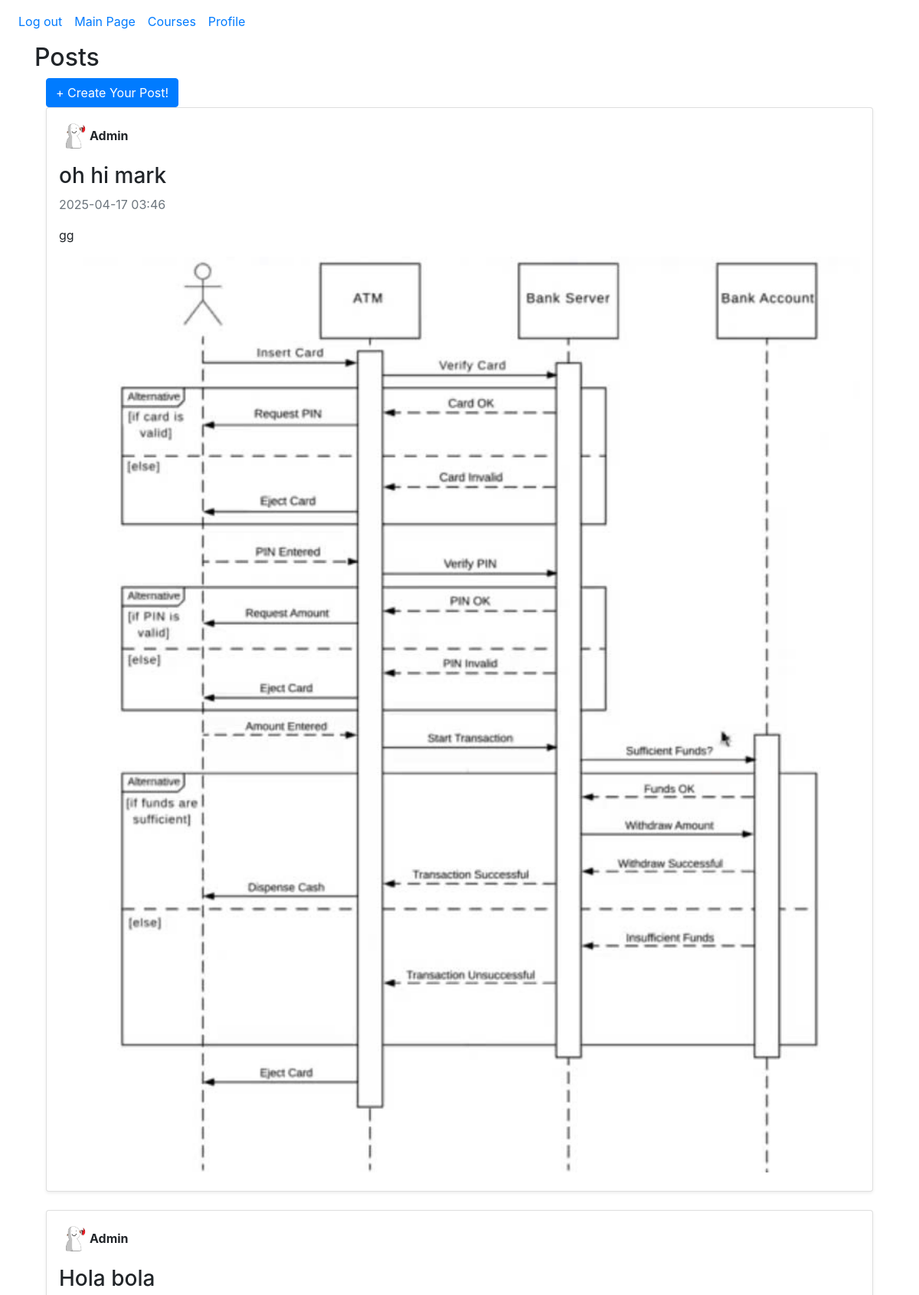
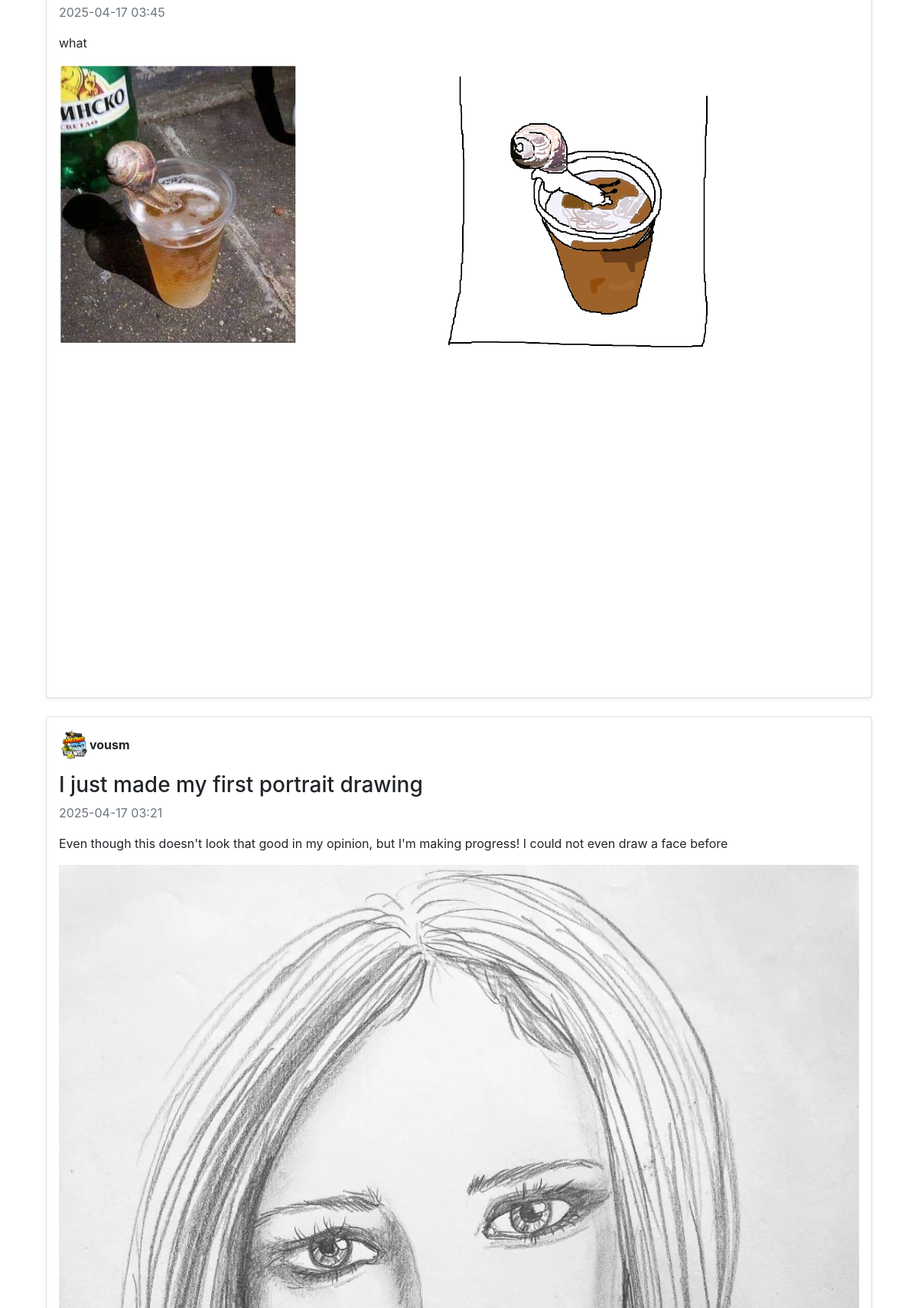
Screenshot of /main (signed in, upper part) with the database file from the repository (2 pictures, top to bottom).
### website/models.py (models this page shows)
class Posts(db.Model):
    id = db.Column(db.Integer, primary_key = True)
    post_title = db.Column(db.String(150))
    timestamp = db.Column(db.DateTime(timezone=True), default=func.now())
    user_id = db.Column(db.Integer, db.ForeignKey('user.id'))  # who posted it
    image_url = db.Column(db.String(300))  # link to the artwork (if it's an image post)
    content = db.Column(db.Text)  # description/caption
    likes = db.Column(db.Integer, default=0) # likes/upvotes, for sorting posts
    tags = db.relationship('Tag', secondary=post_tags, backref='posts')
    is_locked = db.Column(db.Boolean, default=True)
    is_approved = db.Column(db.Boolean, default=False) # check for a post to see if its approved or not

class User(db.Model, UserMixin):
    id = db.Column(db.Integer, primary_key = True)
    email = db.Column(db.String(150), unique = True)
    password = db.Column(db.String(150))
    posts = db.relationship('Posts', backref='author', lazy=True) # user's posts
    username = db.Column(db.String(150), unique=True, nullable=False)  # renamed from first_name
    user_image = db.Column(db.String(300), nullable=True)  # path to profile image
    is_admin = db.Column(db.Boolean, default=False) # check to see if this is an admin or not

### website/views.py (the view)
@views.route('/main')
@login_required
def main():
    approved_posts = Posts.query.filter_by(is_approved=True).order_by(Posts.timestamp.desc()).all()
    return render_template("main.html", posts=approved_posts)

### website/__init__.py (called while the page is built)
def create_app():
    app = Flask(__name__)
    app.config['SECRET_KEY'] = 'touplis' #secret key for dev only
    app.config['SQLALCHEMY_DATABASE_URI'] = f'sqlite:///{DB_NAME}'
    db.init_app(app)
    migrate.init_app(app, db)
    from .views import views
    from .auth import auth
    from .admin import admin
    app.register_blueprint(views, url_prefix='/')
    app.register_blueprint(auth, url_prefix='/')
    app.register_blueprint(admin)
    from .models import User, Posts, Course
    login_manager = LoginManager()
    login_manager.login_view = 'auth.login'
    login_manager.init_app(app)
    @login_manager.user_loader
    def load_user(id):
        return User.query.get(int(id))
    @app.context_processor
    def inject_user():
        return dict(user=current_user)
    create_database(app)
    return app

### website/templates/main.html (shortened to what this page needs)
{% extends "base.html" %}
{% block content %}
<h2>Posts</h2>
<div class="container">
  <a href="{{ url_for('views.create_post') }}" class="btn btn-primary" >+ Create Your Post!</a>
  {% for post in posts %}
    <div class="card mb-4 p-3 shadow-sm">
      <div class="d-flex align-items-center mb-3">
        {% if post.author.user_image %}
          <img src="{{ post.author.user_image }}" alt="User Image" class="rounded-circle me-2" width="40" height="40">
        {% else %}
          <img src="{{ url_for('static', filename='default_user.png') }}" alt="Default User" class="rounded-circle me-2" width="40" height="40">
        {% endif %}
        <strong>{{ post.author.username }}</strong>
      </div>
      <h3>{{ post.post_title }}</h3>
      <p class="text-muted">{{ post.timestamp.strftime('%Y-%m-%d %H:%M') }}</p>
      <p>{{ post.content }}</p>
      {% if post.image_url %}
        <img src="{{ post.image_url }}" alt="Post Image" class="img-fluid mb-2" style="max-width: 100%; height: auto;">
      {% endif %}
    </div>
  {% endfor %}
</div>
{% endblock %}

### rows the page displays
Posts: author.username "Admin", post_title "oh hi mark", timestamp "2025-04-17 03:46", content "gg", image_url (picture)
Posts: author.username "Admin", post_title "Hola bola", timestamp "2025-04-17 03:45", content "what", image_url (picture)
Posts: author.user_image (picture), author.username "vousm", post_title "I just made my first portrait drawing", timestamp "2025-04-17 03:21", content "Even though this doesn't look that good in my opinion, but I'm making progress! I could not even draw a face before", image_url (picture)
